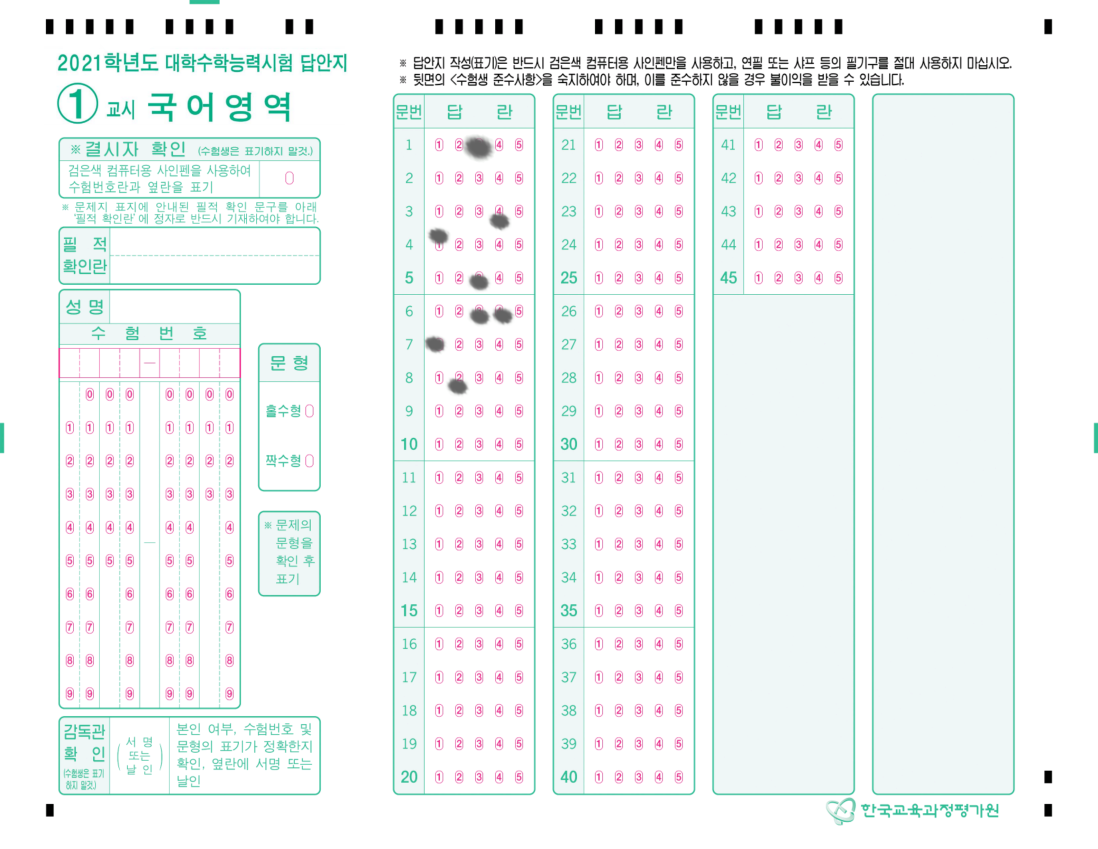
#> input picture 국어영역_마킹.png, 3294 x 2545 px (shown at 1/3 size)
$ jupyter execute OMR_READ_PROTOTYPE.ipynb
#> lines starting #> are read from the running program, lines starting #| are printed output that depends on the picture; after the words box and inside, x2 and y2 are one past the last pixel; in counts of white or black regions, pixels touching at a corner belong together
[cell 1]
from imutils.perspective import four_point_transform
from imutils import contours
import imutils
import cv2
import matplotlib.pyplot as plt
import numpy as np

[cell 2]
plt.rcParams['figure.figsize'] = [15, 12]

[cell 3]
image = cv2.imread("국어영역_마킹.png")
#> image is the input picture: shape (2545, 3294, 3); mean B, G, R 245.5, 245.8, 240.8
plt.imshow(cv2.cvtColor(image, cv2.COLOR_BGR2RGB))
image = imutils.resize(image, height=1000)
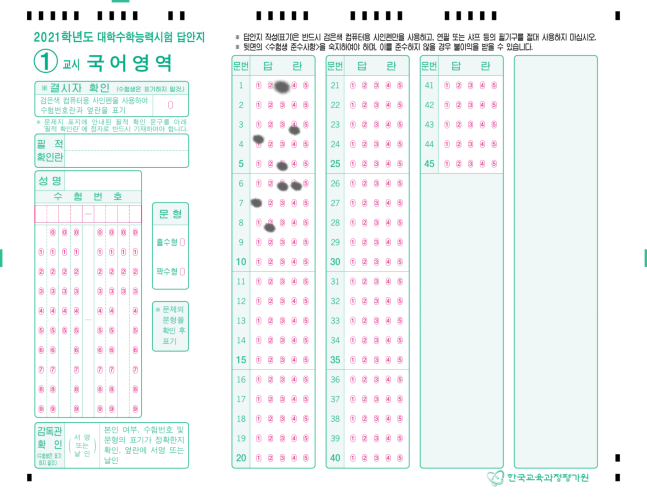
#> image: shape (1000, 1294, 3) (shown at 1/2 size); mean B, G, R 245.5, 245.9, 240.8

[cell 4]
gray = cv2.cvtColor(image, cv2.COLOR_BGR2GRAY)
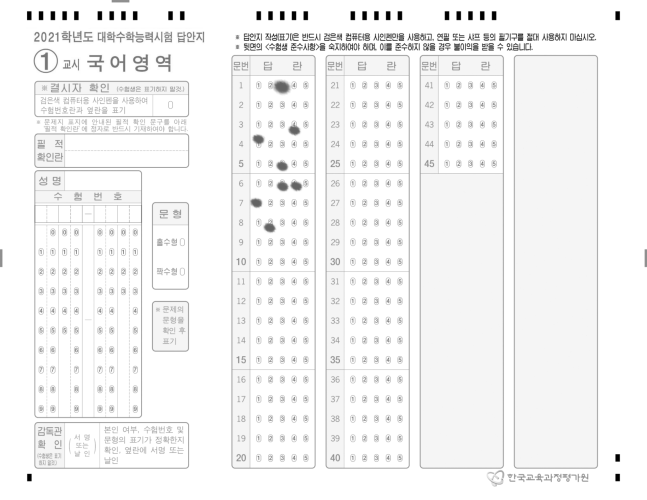
#> gray: shape (1000, 1294) (shown at 1/2 size); min 0, max 255, mean 244.4
blurred = cv2.GaussianBlur(gray, (1, 1), 0)
edged = cv2.Canny(blurred, 50, 200, 255)
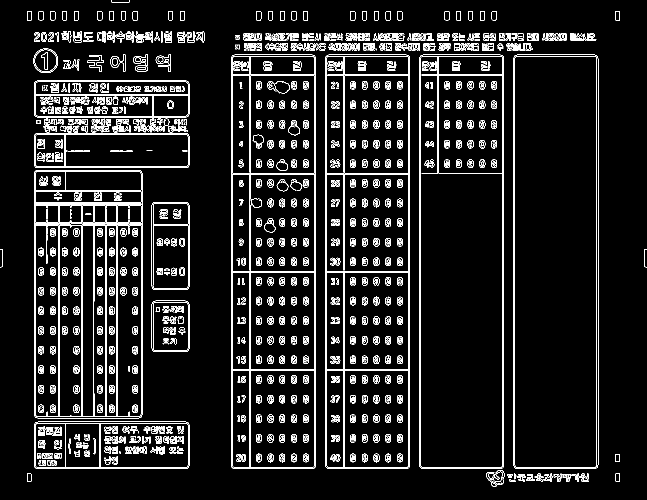
#> edged: shape (1000, 1294) (shown at 1/2 size); 7.5% white in thin lines or dots
plt.imshow(cv2.cvtColor(edged, cv2.COLOR_BGR2RGB))

[cell 5]
cnts = cv2.findContours(edged.copy(), cv2.RETR_EXTERNAL, cv2.CHAIN_APPROX_SIMPLE)
#> cnts = 365 contours, 181 with area under 20; largest, box (x1, y1, x2, y2) and area: (462, 109, 632, 938) 139877, (1027, 109, 1197, 938) 139874, (839, 109, 1008, 938) 139063, (651, 109, 820, 938) 139062, (68, 340, 285, 837) 107085
#RETR_LIST
cnts = imutils.grab_contours(cnts)
cnts = sorted(cnts, key=cv2.contourArea, reverse=True)

[cell 6]
for i in range(1):
    c = cnts[i]
    peri = cv2.arcLength(c, True)
    approx = cv2.approxPolyDP(c, 0.01 * peri, True)

    x = [elem[0][0] for elem in c]
    y = [elem[0][1] for elem in c]
    plt.plot(x, y)
#> this loop made 1 pass
#> (peri, approx) on pass 1: (1984.6, [[469, 109], [462, 931], [625, 937], [631, 115]])
#> `[cell 6] for i in range(1): c = cnts[i] peri = cv2.arcLength(c, True) ..`:
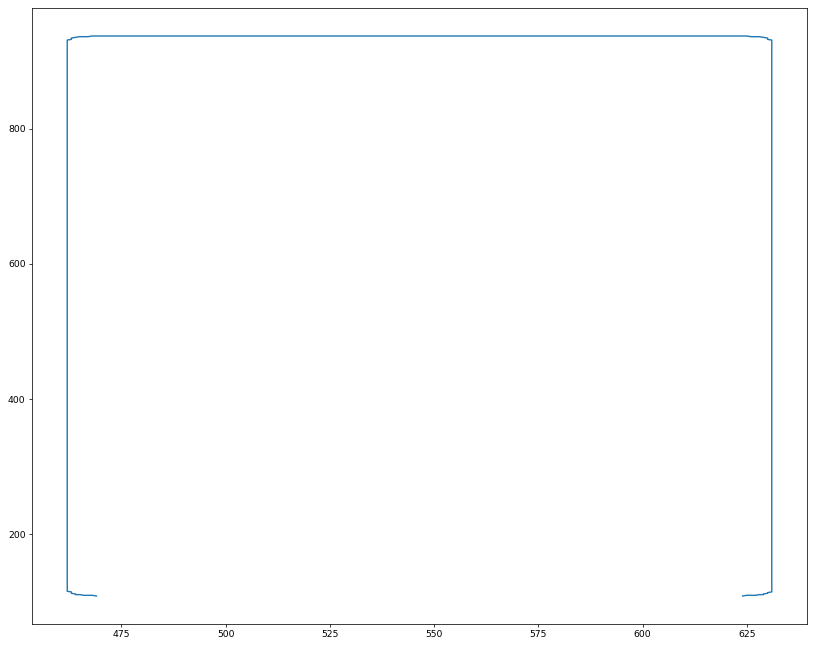
#> figure drawn by matplotlib, 1 panel
# [6 lines of commented-out code are left out]

[cell 7]
x, y, w, h = cv2.boundingRect(cnts[0])
#> x = 462; y = 109; w = 170; h = 829
print(x, y, w, h)
#| 462 109 170 829
plt.scatter([x, x, x+w, x+w],[y, y+h, y+h, y])

[cell 8]
roi = gray[y:y+h, x:x+w]
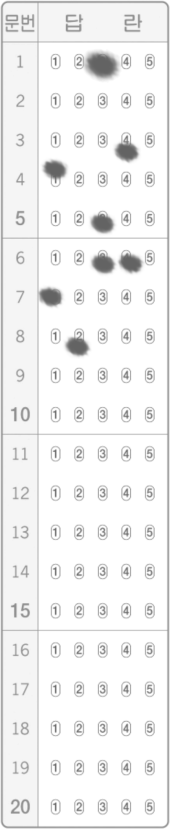
#> roi: shape (829, 170); min 99, max 255, mean 240.5
plt.imshow(cv2.cvtColor(roi, cv2.COLOR_BGR2RGB))

[cell 9]
boxBlurred = cv2.GaussianBlur(roi, (1, 1), 0)
boxEdged = cv2.Canny(boxBlurred, 50, 200, 255)
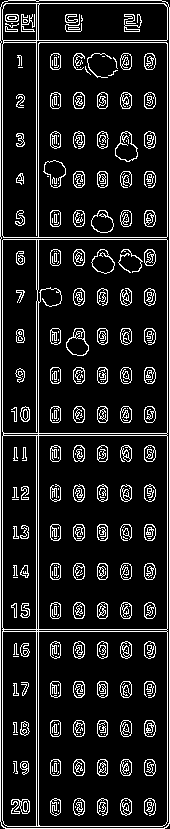
#> boxEdged: shape (829, 170); 12.5% white in thin lines or dots
plt.imshow(cv2.cvtColor(boxEdged, cv2.COLOR_BGR2RGB))

[cell 10]
hh, ww = boxEdged.shape
#> hh = 829; ww = 170
boxCnts = cv2.findContours(boxEdged.copy()[int(hh*.06):int(hh*.99),(int(ww*.02)):(int(ww*.98))], cv2.RETR_EXTERNAL, cv2.CHAIN_APPROX_SIMPLE)
#> boxCnts = 160 contours, 50 with area under 20; largest, box (x1, y1, x2, y2) and area: (0, 190, 163, 771) 651, (112, 82, 135, 113) 439, (63, 279, 86, 307) 414, (40, 111, 63, 139) 384, (88, 200, 112, 225) 369
#RETR_LIST
boxCnts = imutils.grab_contours(boxCnts)

[cell 11]
for c in boxCnts:
    xx= [elem[0][0] for elem in c]
    yy = [elem[0][1] for elem in c]
    plt.plot(xx, yy)
#> this loop made 160 passes
#> (xx, yy) on passes 8, 10, 13: ([10, 11, 11, 10, 11, 11], [714, 715, 722, 723, 722, 714]), ([10, 12, 13, 13, 14, 13, 12, 14, 14, 13, 13], [712, 712, 713, 722, 723, 724, 724, 724, 722, 721, 712]), ([97, 96, 95, 95, 94, 94, 96, 102, 104, 104, 102], [710, 711, 711, 712, 713, 724, 726, 726, 724, 712, 710])
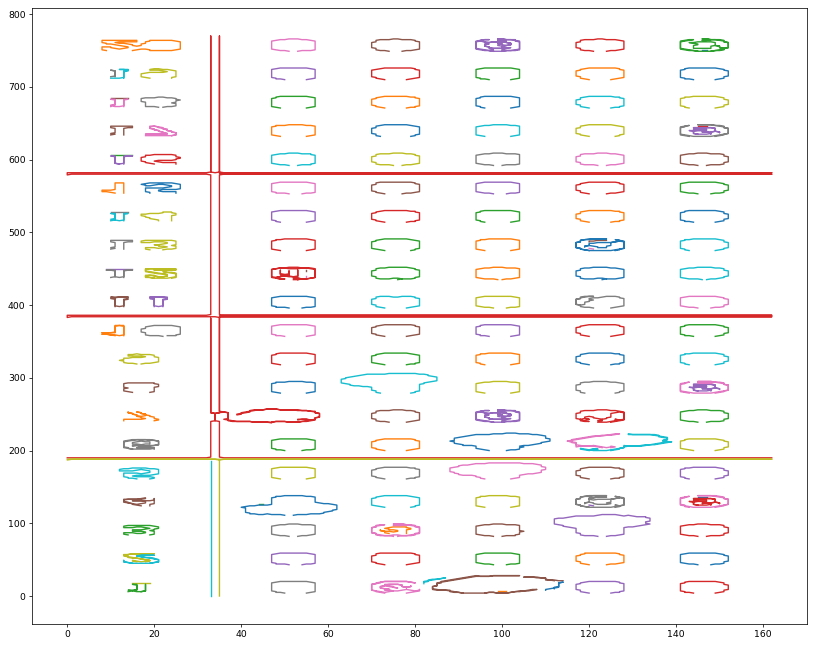
#> figure drawn by matplotlib, 1 panel

[cell 12]
roi = gray[y:y+h, x:x+w]
plt.imshow(cv2.cvtColor(roi, cv2.COLOR_BGR2RGB))

boundX, boundY, boundW, boundH = cv2.boundingRect(cnts[0])
#> boundX = 462; boundY = 109; boundW = 170; boundH = 829
xstart = boundW * .3
#> xstart = 51
ystart = xstart * 1.05
#> ystart = 53.55
xspace = boundW * .14
#> xspace = 23.8
yspace = boundH * .0474
#> yspace = 39.29

dw = boundX * .017
#> dw = 7.85
dh = dw * 1.6
#> dh = 12.57

answerArea = float(dw * dh)
#> answerArea = 98.7

plt.scatter([int(xstart), int(xstart + xspace * 4)],[int(ystart), int(ystart+(yspace*19))])
plt.scatter([int(xstart+dw), int(xstart + xspace * 4 +dw)],[int(ystart+dh), int(ystart+(yspace*19)+dh)])
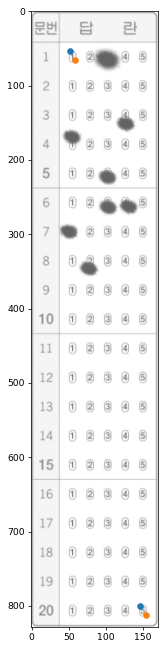
#> figure drawn by matplotlib, 1 panel

[cell 13]
answerBlurred = cv2.GaussianBlur(roi, (1, 1), 0)
answerThresh = cv2.threshold(answerBlurred, 150, 255, cv2.THRESH_BINARY_INV)[1]
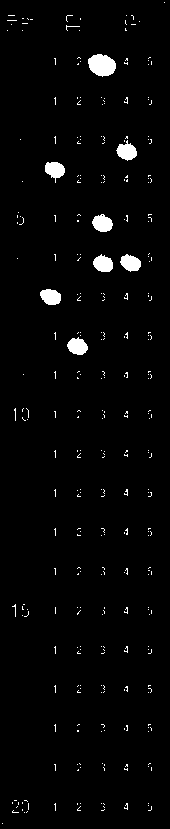
#> answerThresh: shape (829, 170); 2.5% white; 305 white regions (297 under 20 px), largest, box (x1, y1, x2, y2) and area: (88, 54, 116, 77) 479, (92, 214, 113, 232) 273, (116, 140, 137, 161) 270
plt.imshow(cv2.cvtColor(answerThresh, cv2.COLOR_BGR2RGB))

[cell 14]
print(cv2.countNonZero(answerThresh))
#| 3454

[cell 15]
plt.imshow(cv2.cvtColor(answerThresh, cv2.COLOR_BGR2RGB))
ii = 0
jj = 0
prob = []
while int(ii * yspace + ystart + dh) < boundH:
    selection = []
    jj = 0
    while int(jj * xspace + xstart + dw) < boundW:
        tempROI = answerThresh[int(ii * yspace + ystart):int(ii * yspace + ystart+dh),int(jj * xspace + xstart):int(jj * xspace + xstart + dw)]
        plt.scatter([int(jj*xspace + xstart),int(jj*xspace + xstart+dw)], [int(ii * yspace + ystart),int(ii * yspace + ystart + dh)])
        total = cv2.countNonZero(tempROI)
        if total / float(answerArea) > 0.5:
            selection.append(jj)
        jj+=1

    prob.append(selection)
    ii+=1
#> this loop made 20 passes
#> after the loop, ii = 20; prob = [[2], [], [], [0], [2], [2, 3], [0], [], [], [], [], [], [], [], [], [], [], [], [], []]
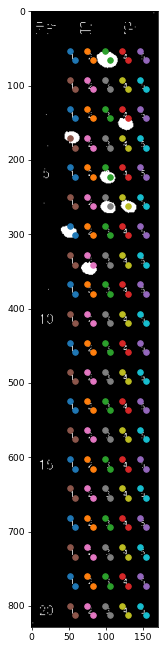
#> figure drawn by matplotlib, 1 panel

[cell 16]
for i, elem in enumerate(prob):
    print(i, elem)
#> this loop made 20 passes
#| 0 [2]
#| 1 []
#| 2 []
#| 3 [0]
#| 4 [2]
#| 5 [2, 3]
#| 6 [0]
#| 7 []
#> (further printed lines are left out)

$ run again, with OMR2.PNG copied over 국어영역_마킹.png
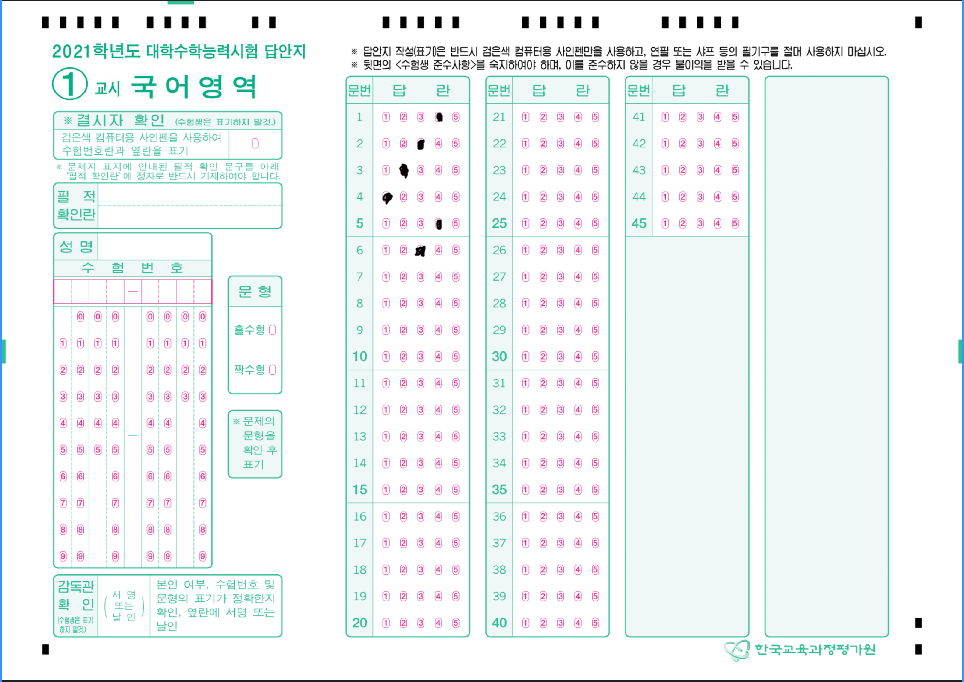
#> input picture OMR2.PNG, 964 x 682 px
#> image is the input picture: shape (682, 964, 3); mean B, G, R 244.8, 244.7, 239.4
#> image: shape (1000, 1413, 3)
#> `edged = cv2.Canny(blurred, 50, 200, 255)`:
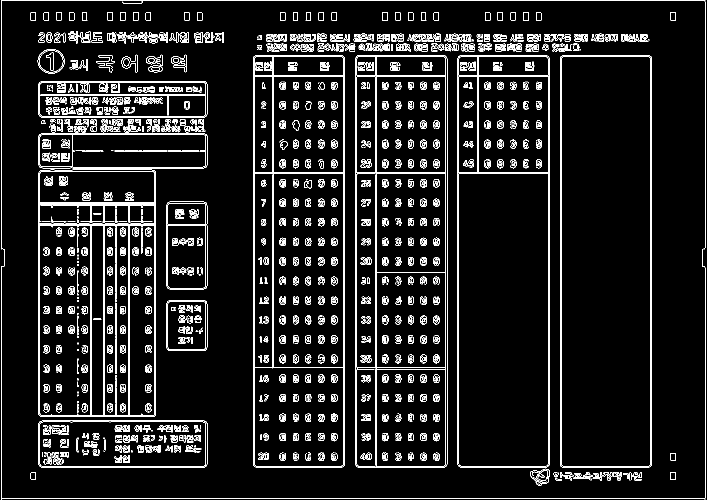
#> edged: shape (1000, 1413) (shown at 1/2 size); 7.3% white in thin lines or dots
#> cnts = 1 contour; box (x1, y1, x2, y2) and area: (2, 0, 1411, 1000) 1401944
#> the loop `for i in range(1):` made 1 pass
#> (peri, approx) on pass 1: (4843.6, [[2, 0], [2, 999], [1410, 999], [1410, 0]])
#> `x, y, w, h = cv2.boundingRect(cnts[0])`: x = 2; y = 0; w = 1409; h = 1000
#| 2 0 1409 1000
#> boxEdged: shape (1000, 1409); 7.3% white in thin lines or dots
#> boxCnts = 349 contours, 190 with area under 20; largest, box (x1, y1, x2, y2) and area: (885, 50, 1070, 875) 151549, (680, 50, 865, 875) 151546, (1090, 50, 1274, 875) 150748, (476, 50, 660, 875) 150746, (47, 279, 282, 774) 115498
#> the loop `for c in boxCnts:` made 349 passes
#> (xx, yy) on passes 1, 2, 5: ([1138, 1148, 1149, 1149, 1150, 1150, 1149, 1149], [897, 897, 898, 899, 900, 899, 898, 897]), ([1081, 1080, 1081, 1081, 1082, 1093, 1093, 1085, 1083], [896, 897, 898, 899, 900, 900, 898, 898, 896]), ([1216, 1216, 1222, 1224, 1224, 1226, 1226, 1225], [886, 888, 888, 890, 897, 897, 887, 886])
#> boundX = 2; boundY = 0; boundW = 1409; boundH = 1000
#> xstart = 422.7
#> ystart = 443.8
#> xspace = 197.3
#> yspace = 47.4
#> dw = 0.034
#> dh = 0.0544
#> answerArea = 0.00185
#> answerThresh: shape (1000, 1409); 2.1% white; 1271 white regions (1038 under 20 px), largest, box (x1, y1, x2, y2) and area: (0, 0, 1409, 1000) 8044, (1300, 116, 1301, 930) 814, (242, 110, 273, 144) 336
#| 28935
#> the loop `while int(ii * yspace + ystart + dh) < boundH:` made 12 passes
#> after the loop `while int(ii * yspace + ystart + dh) < boundH:`: ii = 12; prob = [[], [], [], [], [], [], [], [], [], [], [], []]
#> `[cell 15] plt.imshow(cv2.cvtColor(answerThresh, cv2.COLOR_BGR2RGB)) ii..`:
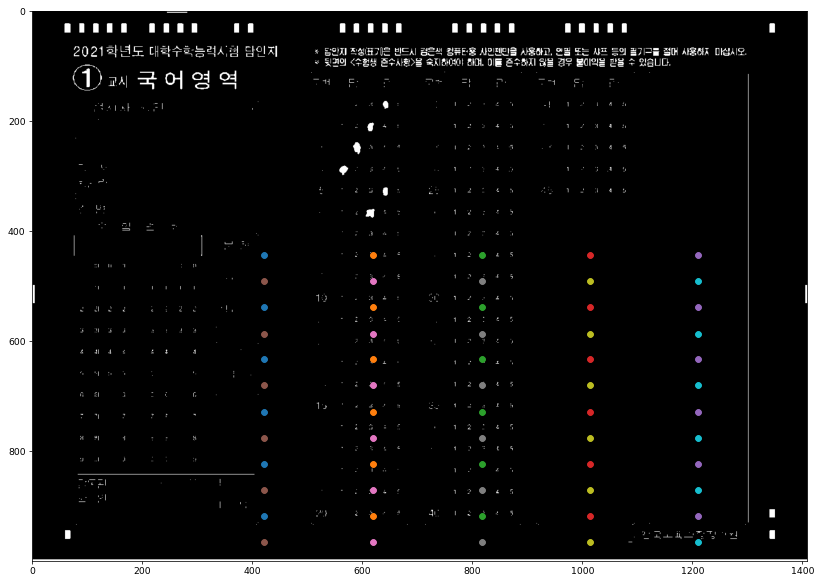
#> figure drawn by matplotlib, 1 panel
#> the loop `for i, elem in enumerate(prob):` made 12 passes
#| 0 []
#| 1 []
#| 2 []
#| 3 []
#| 4 []
#> (further printed lines are left out)
